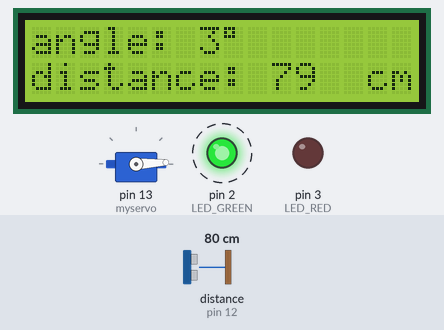
Simulated run of this sketch. Board: Arduino Uno, built with avr-gcc and run on an emulated ATmega328P. On the bench: servo, 16×2 character LCD, output pins drawn as LEDs (lit = HIGH). Wiring (inferred from the names in the program): ultrasonic range finder: trigger pin 11; echo pin 12. Dashed ring = blinking. The test bench sets the inputs (shaded band); at power-on: distance to the obstacle (sensor on pin 12) 80 cm. The echo pulse lasts 58.3 µs per cm; pins used as bus, display or sensor lines are not drawn.

Above: at 1.2 s.
1.3 s: distance to the obstacle (sensor on pin 12) set to 2 cm
At 1.5 s:
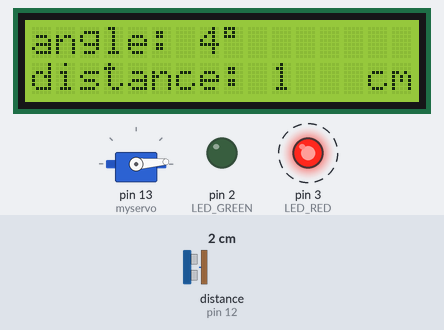
3.1 s: distance to the obstacle (sensor on pin 12) set to 4 cm
At 3.3 s:
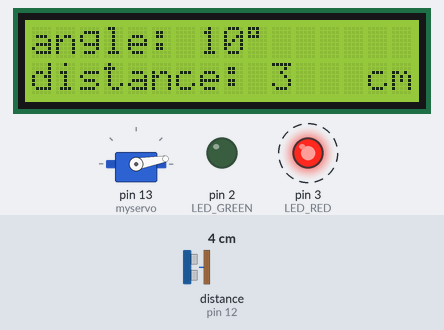
4.6 s: distance to the obstacle (sensor on pin 12) set to 47 cm
At 6.34 s:
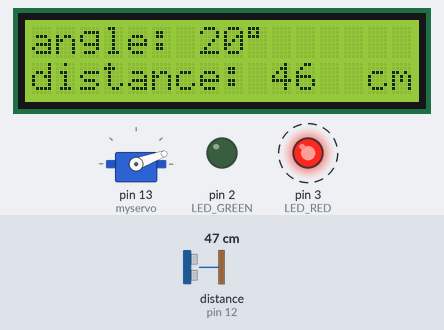
7.6 s: distance to the obstacle (sensor on pin 12) set to 56 cm
At 7.87 s:
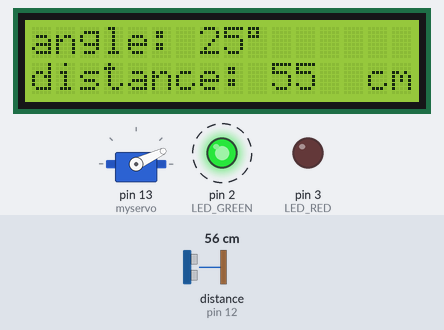
10.1 s: distance to the obstacle (sensor on pin 12) set to 9 cm
At 12.43 s:
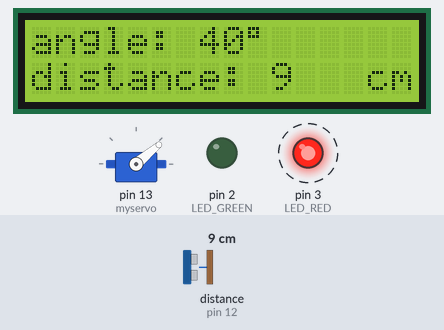
13.1 s: distance to the obstacle (sensor on pin 12) set to 60 cm
At 13.34 s:
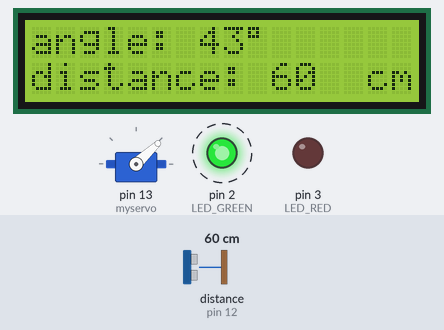
Timing chart, 0 to 19.9 s (numbered marks = the images above; inputs shaded):
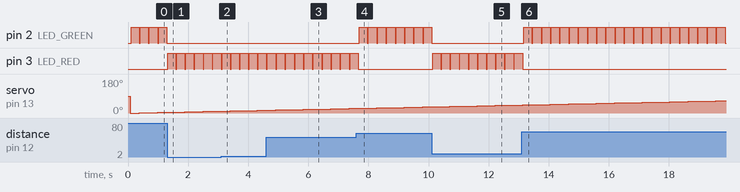

Measured:
- the behaviour switches between 50 and 51 cm on distance to the obstacle (sensor on pin 12) (found by bisection; images 3 and 4)
- after the input at 1.3 s, pin 2 (LED_GREEN): stops changing and stays LOW; pin 3 (LED_RED): alternates HIGH for 0.27 s and LOW for 0.03 s, starting at once
- after the input at 7.6 s, pin 2 (LED_GREEN): alternates HIGH for 0.27 s and LOW for 0.03 s, starting after 0.10 s; pin 3 (LED_RED): goes on until 7.7 s, then stays LOW
- after the input at 10.1 s, pin 2 (LED_GREEN): goes on until 10.1 s, then stays LOW; pin 3 (LED_RED): alternates HIGH for 0.27 s and LOW for 0.03 s, starting at once
- after the input at 13.1 s, pin 2 (LED_GREEN): alternates HIGH for 0.27 s and LOW for 0.03 s, starting after 0.07 s; pin 3 (LED_RED): goes on until 13.1 s, then stays LOW
- by itself, pin 2 (LED_GREEN): alternates HIGH for 0.27 s and LOW for 0.04 s

The sketch:

radar.ino
```cpp
#include <LiquidCrystal_I2C.h>
#include <Servo.h>

#define LED_GREEN 2
#define LED_RED 3
#define PIN_TRIG 11
#define PIN_ECHO 12

Servo myservo;
LiquidCrystal_I2C lcd(0x27,16,2);
long duration;
long distance;


void setup() {
  myservo.attach(13);
  pinMode(LED_GREEN, OUTPUT);
  pinMode(LED_RED, OUTPUT);
  pinMode(PIN_TRIG, OUTPUT);
  pinMode(PIN_ECHO, INPUT);
  lcd.begin();
  lcd.backlight();
  lcd.clear();

}

void loop() {
  for(int i=0;i<=180;i++){
    digitalWrite(LED_RED, LOW);
    digitalWrite(LED_GREEN, LOW);
    myservo.write(i);
    delay(30);
    distance = calculateDistance();
    lcd.setCursor(0, 0);
    lcd.print("angle: ");
    lcd.print(i);
    lcd.print(char(223));  // degree sign
    lcd.setCursor(0, 1);
    lcd.print("distance: ");
    lcd.print(distance);
    lcd.setCursor(14, 1);
    lcd.print("cm");
    delay(200);
    lcd.setCursor(8, 0);  //
    lcd.print("   ");     // instead of lcd.clear()
    lcd.setCursor(11, 1); // angle:, distance:, cm stay on screen
    lcd.print("   ");     //
    delay(10);
  }

  for(int i=180;i>=0;i--){
    digitalWrite(LED_RED, LOW);
    digitalWrite(LED_GREEN, LOW);
    myservo.write(i);
    delay(30);
    distance = calculateDistance();
    lcd.setCursor(0, 0);
    lcd.print("angle: ");
    lcd.print(i);
    lcd.print(char(223));  // degree sign
    lcd.setCursor(0, 1);
    lcd.print("distance: ");
    lcd.print(distance);
    lcd.setCursor(14, 1);
    lcd.print("cm");
    delay(200);
    lcd.setCursor(8, 0);  //
    lcd.print("   ");     // instead of lcd.clear()
    lcd.setCursor(11, 1); // angle:, distance:, cm stay on screen
    lcd.print("   ");     //
    delay(10);
  }
}

int calculateDistance(){
  digitalWrite(PIN_TRIG, LOW);
  delayMicroseconds(5);
  digitalWrite(PIN_TRIG, HIGH);
  delayMicroseconds(10);
  digitalWrite(PIN_TRIG, LOW);

  duration = pulseIn(PIN_ECHO, HIGH);
  distance = (duration*0.0343)/2;

if (distance == 0){
  while (distance == 0){
    digitalWrite(PIN_TRIG, LOW);
    delayMicroseconds(5);
    digitalWrite(PIN_TRIG, HIGH);
    delayMicroseconds(10);
    digitalWrite(PIN_TRIG, LOW);
    duration = pulseIn(PIN_ECHO, HIGH);
    distance = (duration*0.0343)/2;
  }
  }
  else{

    if (distance < 50){
      digitalWrite(LED_RED, HIGH);
      delay(30);
    }
    else{
      digitalWrite(LED_GREEN, HIGH);
      delay(30);
    }
  }

  return distance;
}
```
